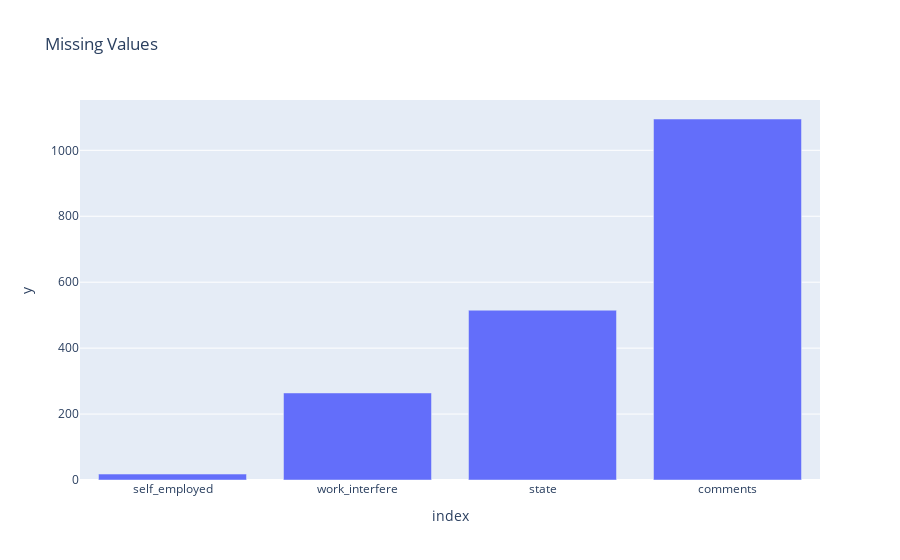

Source (notebook cell):
### Markdown cell above
## Preprocess missing values

### Code cell
# Plot missing values
missing = df.isnull().sum()
missing = missing[missing > 0]
missing = missing.sort_values()

fig = px.bar(missing, x=missing.index, y=missing.values, title='Missing Values')
fig.show()

### Figure 1 — Plotly figure (JSON) as saved in the notebook; plotly's stock layout.template omitted (floating-point values rounded to 4 significant figures)
{"data": [{"alignmentgroup": "True", "hovertemplate": "index=%{x}<br>y=%{y}<extra></extra>", "legendgroup": "", "marker": {"color": "#636efa", "pattern": {"shape": ""}}, "name": "", "offsetgroup": "", "orientation": "v", "showlegend": false, "textposition": "auto", "type": "bar", "x": ["self_employed", "work_interfere", "state", "comments"], "xaxis": "x", "y": [18, 264, 515, 1095], "yaxis": "y"}], "layout": {"barmode": "relative", "legend": {"tracegroupgap": 0}, "title": {"text": "Missing Values"}, "xaxis": {"anchor": "y", "domain": [0, 1], "title": {"text": "index"}}, "yaxis": {"anchor": "x", "domain": [0, 1], "title": {"text": "y"}}}}
